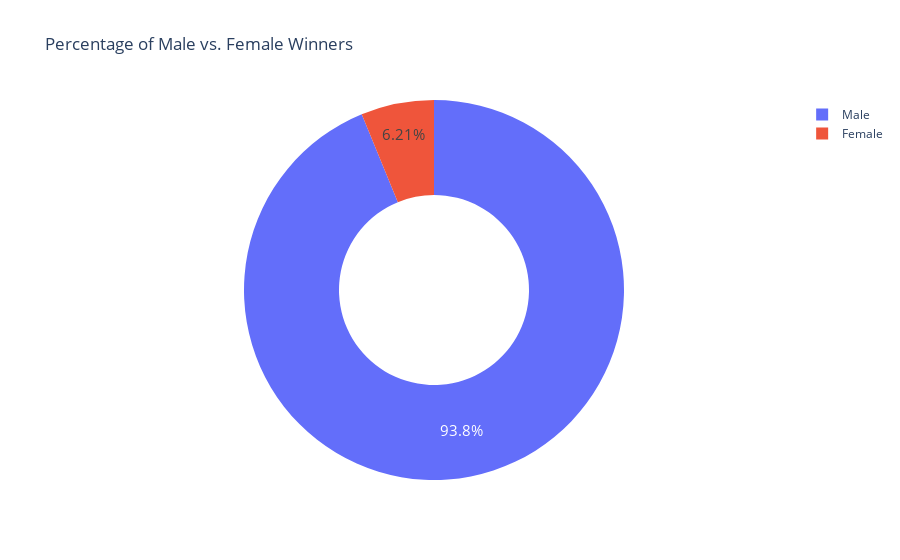

Notebook source saved alongside this figure:
### Code cell
fig = px.pie(
    names=biology.index,
    labels=biology.index,
    values=biology.values,
    title='Percentage of Male vs. Female Winners',
    hole=0.5
)

fig.update_traces(
    textposition='inside',
    textfont_size=15,
    textinfo='percent'
)

fig.show()

### Figure 1 — Plotly figure (JSON) as saved in the notebook; plotly's stock layout.template omitted (floating-point values rounded to 4 significant figures)
{"data": [{"domain": {"x": [0, 1], "y": [0, 1]}, "hole": 0.5, "hovertemplate": "label=%{label}<br>value=%{value}<extra></extra>", "labels": ["Male", "Female"], "legendgroup": "", "name": "", "showlegend": true, "textfont": {"size": 15}, "textinfo": "percent", "textposition": "inside", "type": "pie", "values": [876, 58]}], "layout": {"legend": {"tracegroupgap": 0}, "title": {"text": "Percentage of Male vs. Female Winners"}}}
